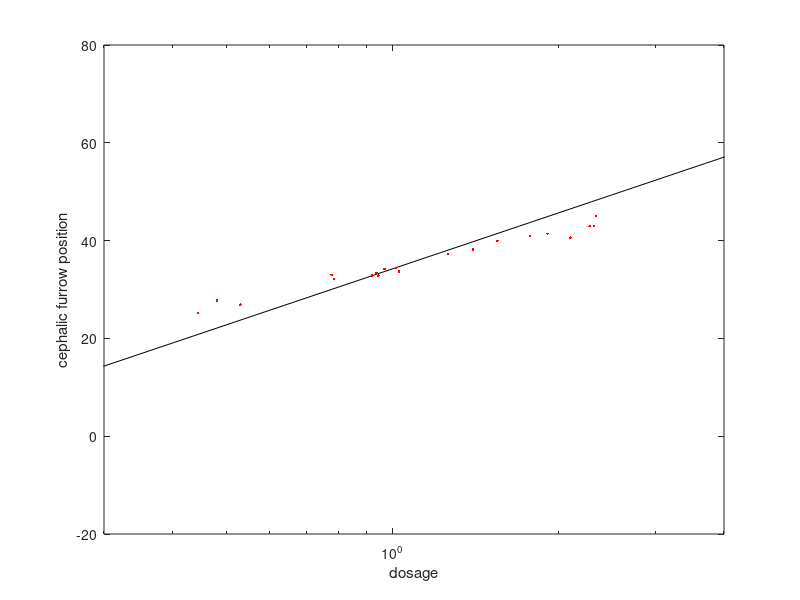

The MATLAB script that drew this image:
%Testing the French Flag model

%Plot the predictions

%Parameters (measured previously and independently)
lambda=16.5;        % Bicoid gradient decay length
                    %(percentage of embryo length
xCF=34.2;           % Original position of the CF


%Create a range of D values for my prediction
D=linspace(0.1,10);
%Plot the prediction
semilogx(D,xCF+lambda*log(D),'-k')
xlabel('dosage')
ylabel('cephalic furrow position')

%Load the data from Liu2013. This is provided as a Comma Separated Values
%document (CSV)
Data=csvread('Liu2013CFMeasurements.csv');
%Data is a matrix with two columns. The first column corresponds to the
%dosage of the fly line. The secound column corresponds to the CF position.
hold on
plot(Data(:,1),Data(:,2),'.r')
hold off
xlim([0.3,4])







